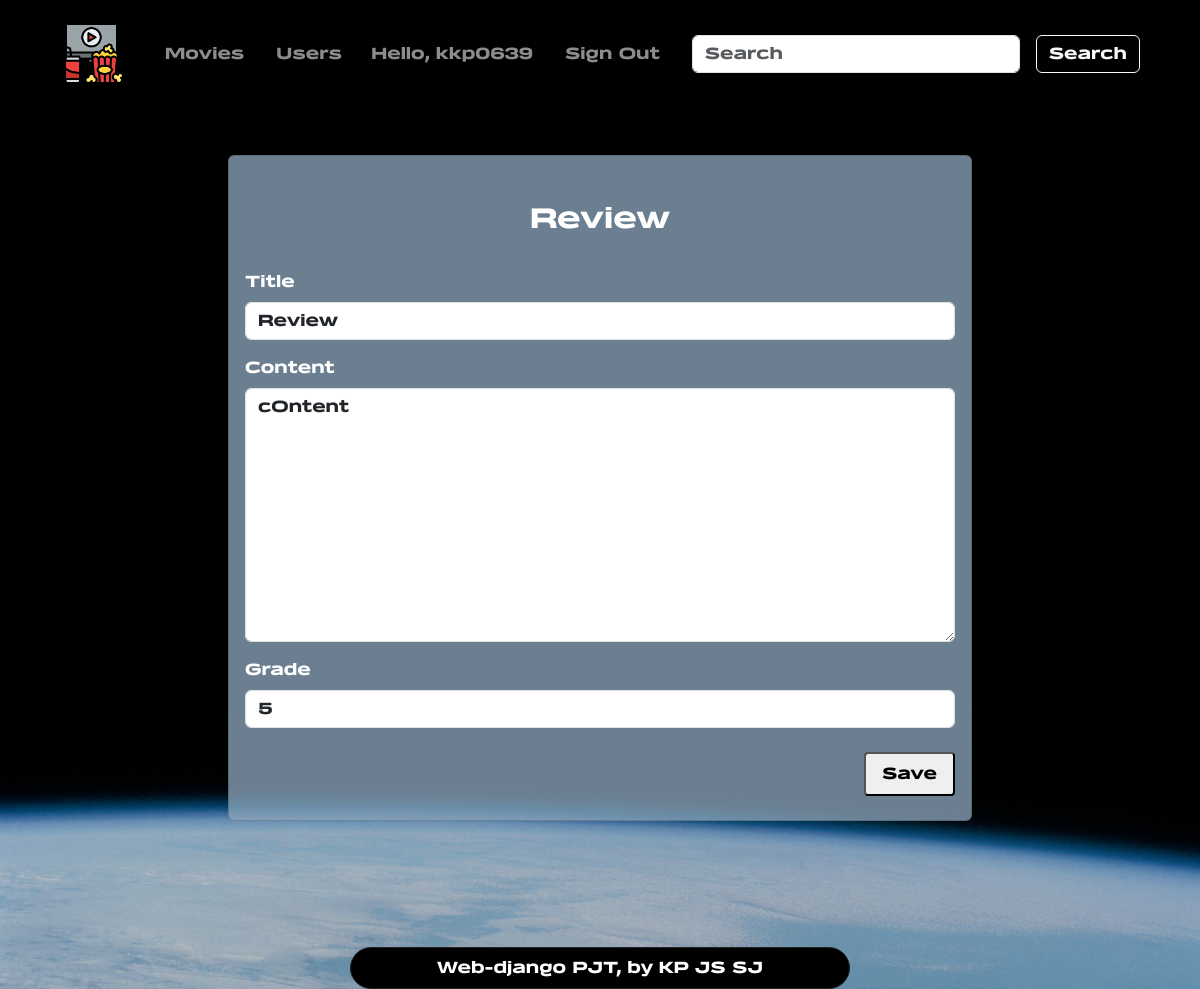
The page /11/update (signed in) on the database its author committed.
### accounts/models.py (models this page shows)
class User(AbstractUser):
    pass

### articles/models.py (models this page shows)
class Review(models.Model):
    title = models.CharField(max_length=30)
    content = models.TextField()
    movie = models.ForeignKey(Movie, on_delete=models.CASCADE)
    grade = models.IntegerField(
        validators=[MinValueValidator(1), MaxValueValidator(10)]
    )
    created_at = models.DateTimeField(auto_now_add=True)
    updated_at = models.DateTimeField(auto_now=True)
    user = models.ForeignKey(settings.AUTH_USER_MODEL, on_delete=models.CASCADE)

### articles/views.py (the view)
# urls.py: path("<int:review_pk>/update", views.update, name="update"), # 리뷰 수정
@login_required
def update(request, review_pk):
    review = Review.objects.get(pk=review_pk)
    if request.method == "POST":
        create_form = ReviewForm(request.POST, instance=review)
        if create_form.is_valid():
            create_form.save()
            return redirect("articles:detail", review_pk)
    else:
        create_form = ReviewForm(instance=review)
    context = {
        "create_form": create_form,
    }
    return render(request, "articles/create.html", context)

### articles/forms.py
class ReviewForm(forms.ModelForm):
    class Meta:
        model = Review
        fields = [
            "title",
            "content",
            "grade",
        ]
        widgets = {
            "grade": forms.NumberInput(
                attrs={
                    "maxlength": "1",
                    "max": "10",
                    "min": "1",
                }
            ),
        }

### articles/templates/articles/create.html (shortened to what this page needs)
{% extends 'base.html' %}
{% load static %}
{% load django_bootstrap5 %}
{% block content %}
    <div class="container d-flex justify-content-center py-5">
      <div class="card col-8 review-detail">
        <h1 class="text-center mt-5 mb-3 fs-3 fw-bold text-white">Review</h1>
        <div class="card-body">
          <form action="" method="POST" class="text-white">
            {% bootstrap_form create_form %}
            <div class="text-end">
              <input type="submit" value="Save" class="px-3 py-2 my-2 rounded-1">
            </div>
          </form>
        </div>
      </div>
    </div>
  {% endblock content %}

### templates/base.html (shortened to what this page needs)
{% load static %}
{% load django_bootstrap5 %}
<!DOCTYPE html>
<html lang="en">
  <head>
    {% bootstrap_css %}
    <link rel="stylesheet" href="https://cdn.jsdelivr.net/npm/bootstrap-icons@1.9.1/font/bootstrap-icons.css">
    <link rel="stylesheet" href="{% static 'css/style.css' %}" type="text/css">
  </head>
  <body class="background-img">
    <nav class="navbar navbar-expand-lg navbar-dark bg-black py-3">
      <div class="container-fluid w-100">
        <a class="navbar-brand ms-5" href="{% url 'articles:index' %}">
          <img class="" src="{% static 'images/logo.png' %}" alt="logo" height="65">
        </a>
        <div class="collapse navbar-collapse" id="navbarSupportedContent">
          <ul class="navbar-nav me-auto mb-2 mb-lg-0">
            <li class="nav-item mx-3">
              <a class="nav-link" href="{% url 'articles:index' %}">Movies</a>
            </li>
            <li class="nav-item">
              <a class="nav-link" href="{% url 'accounts:userlist' %}">Users</a>
            </li>
          </ul>
          {% if user.is_authenticated %}
            <ul class="navbar-nav">
              <li class="nav-item mx-2">
                <a class="nav-link" href="{% url 'accounts:profile' user.pk %}">Hello,
                  {{ request.user.username }}</a>
              </li>
              <a class="nav-link mx-2" href="{% url 'accounts:logout' %}">Sign Out</a>
            </ul>
          {% endif %}
          <form class="d-flex me-5" role="search">
            <input class="form-control mx-3" type="search" placeholder="Search" aria-label="Search">
            <button class="btn btn-outline-light" type="submit">Search</button>
          </form>
        </div>
      </div>
    </nav>
    {% block content %}{% endblock %}
    <footer class="text-center">
      <div class="position-fixed bottom-0 w-100 d-flex justify-content-center">
        <div class="bg-black py-2 col-5 rounded-5 border border-dark">
          <p class="text-white m-0">Web-django PJT, by KP JS SJ</p>
        </div>
      </div>
      <div class="m-5">
        <br>
      </div>
    </footer>
  </body>
</html>

### static/css/style.css (style rules this page uses)
body { width: 100vw; height: auto; font-family: "belgro"; background-image: url("../images/universe.jpg"); background-repeat: no-epeat; background-size: cover; }
.card { background: rgba(0, 0, 0, 0.42); }
.review-detail { background-color: #8ca6bcc4; }

### rows shown on the page
User: user.username "kkp0639"
Review: title "Review", content "cOntent", grade "5"
